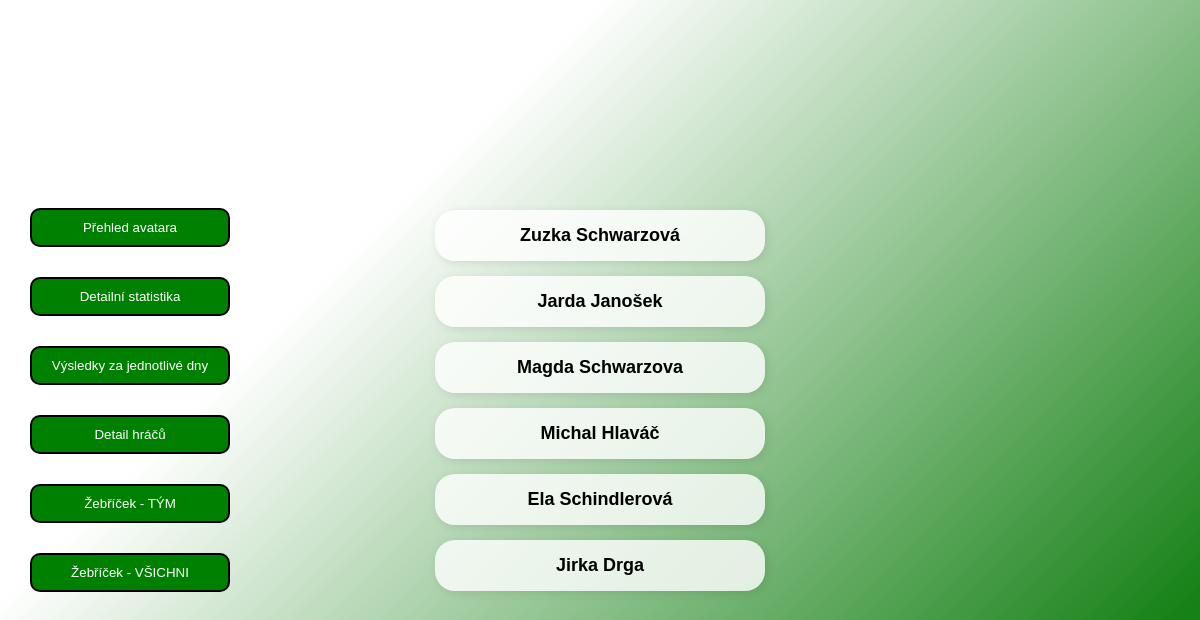
/pepaapp/pepa_full_tym, run on an earlier commit of the app's database.
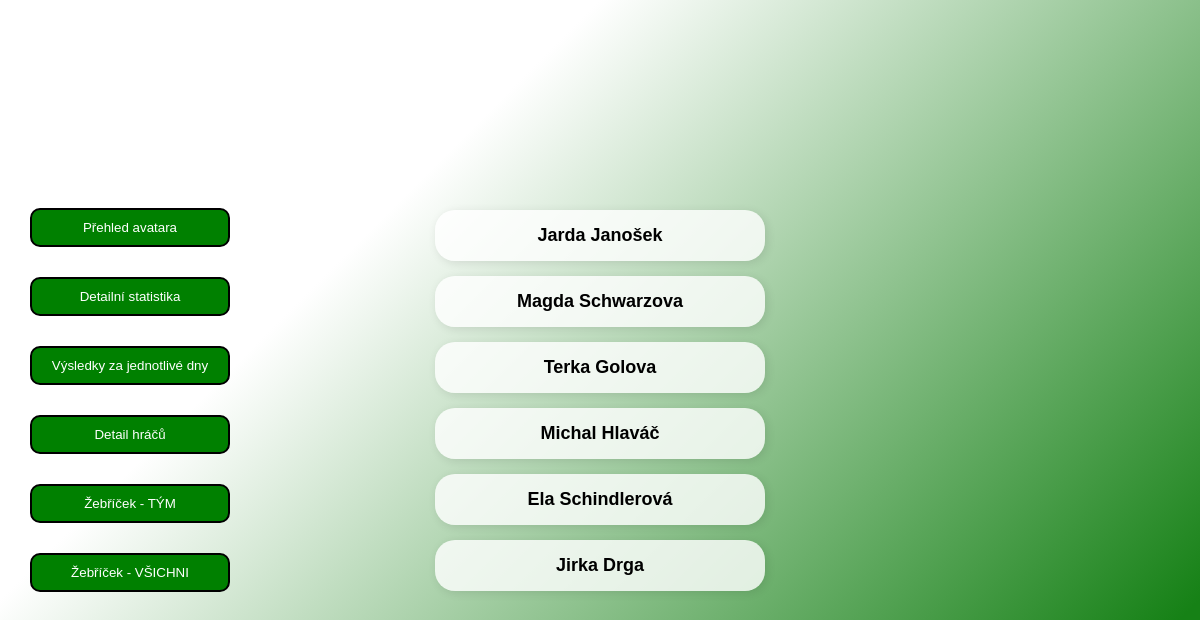
And on a later commit of the database.
### infopage/models.py (models this page shows, shortened)
class vysledky_hracu(models.Model):
    jmeno = models.CharField(max_length=20)
    prijmeni = models.CharField(max_length=40, blank=True)
    tym = models.CharField(max_length=10, null=True)
    koeficient = models.FloatField(null=True, blank=True, default=1)
    kroky_BONUS = models.IntegerField(default=0, blank=True, validators=[MinValueValidator(0), MaxValueValidator(50000)])
    kroky1 = models.IntegerField(default=0, blank=True, validators=[MinValueValidator(0), MaxValueValidator(50000)])
    kroky2 = models.IntegerField(default=0, blank=True, validators=[MinValueValidator(0), MaxValueValidator(50000)])
    kroky3 = models.IntegerField(default=0, blank=True, validators=[MinValueValidator(0), MaxValueValidator(50000)])
    kroky4 = models.IntegerField(default=0, blank=True, validators=[MinValueValidator(0), MaxValueValidator(50000)])
    kroky5 = models.IntegerField(default=0, blank=True, validators=[MinValueValidator(0), MaxValueValidator(50000)])
    kroky6 = models.IntegerField(default=0, blank=True, validators=[MinValueValidator(0), MaxValueValidator(50000)])
    kroky7 = models.IntegerField(default=0, blank=True, validators=[MinValueValidator(0), MaxValueValidator(50000)])
    kroky8 = models.IntegerField(default=0, blank=True, validators=[MinValueValidator(0), MaxValueValidator(50000)])
    kroky9 = models.IntegerField(default=0, blank=True, validators=[MinValueValidator(0), MaxValueValidator(50000)])
    kroky10 = models.IntegerField(default=0, blank=True, validators=[MinValueValidator(0), MaxValueValidator(50000)])
    kroky11 = models.IntegerField(default=0, blank=True, validators=[MinValueValidator(0), MaxValueValidator(50000)])
    kroky12 = models.IntegerField(default=0, blank=True, validators=[MinValueValidator(0), MaxValueValidator(50000)])
    max_kroku_mesicne = models.IntegerField(default=0, blank=True, validators=[MinValueValidator(0), MaxValueValidator(50000)])
    celkem_kroku = models.IntegerField(default=0, blank=True, validators=[MinValueValidator(0), MaxValueValidator(1000000)])
    class Meta:
        verbose_name = "Výsledky hráčů"
        verbose_name_plural = "Výsledky hráčů"

### pepaapp/views.py (the view)
# urls.py: path('pepa_full_tym', views.full_tym, name= 'pepa_full_tym'),
def full_tym(request):
    hraci = vysledky_hracu.objects.filter(tym="pepa")
    return render(request, 'pepaapp/pepa_full_tym.html', {
        'pepa_vsichni_hraci': hraci
    })

### pepaapp/templates/pepaapp/pepa_full_tym.html (shortened to what this page needs)
{% extends "base_full_tym.html" %}
{% load static %}
{% block content %}
<div class="seznam">
    <ul>
        {% for hrac in pepa_vsichni_hraci %}
            <li>
                <a href="{% url 'pepa_detail_hrace' hrac.id %}">
                    {{hrac.jmeno}} {{hrac.prijmeni}}
                </a>
            </li>
        {% endfor %}
    </ul>
</div>
<div class="menu" id="nav-menu">
    <ul>
        <li><button><a href="{% url 'pepa_main_page' %}">Přehled avatara</a></button></li>
        <li><button><a href="{% url 'pepa_detail_statistika' %} ">Detailní statistika</a></button></li>
        <li><button><a href="{% url 'pepa_jednotlive_dny' %} ">Výsledky za jednotlivé dny</a></button></li>
        <li><button><a href="{% url 'pepa_full_tym' %} ">Detail hráčů</a></button></li>
        <li><button><a href="{% url 'pepa_leaderboard' %} ">Žebříček - TÝM</a></button></li>
        <li><button><a href="{% url 'all_leaderboard' %}">Žebříček - VŠICHNI</a></button></li>
    </ul>
</div>
{% endblock content %}

What changed in the data, as far as the page shows it:
no longer on this page (row edited): vysledky_hracu: jmeno "Zuzka", prijmeni "Schwarzová"
now on this page (row edited): vysledky_hracu: jmeno "Terka", prijmeni "Golova"
